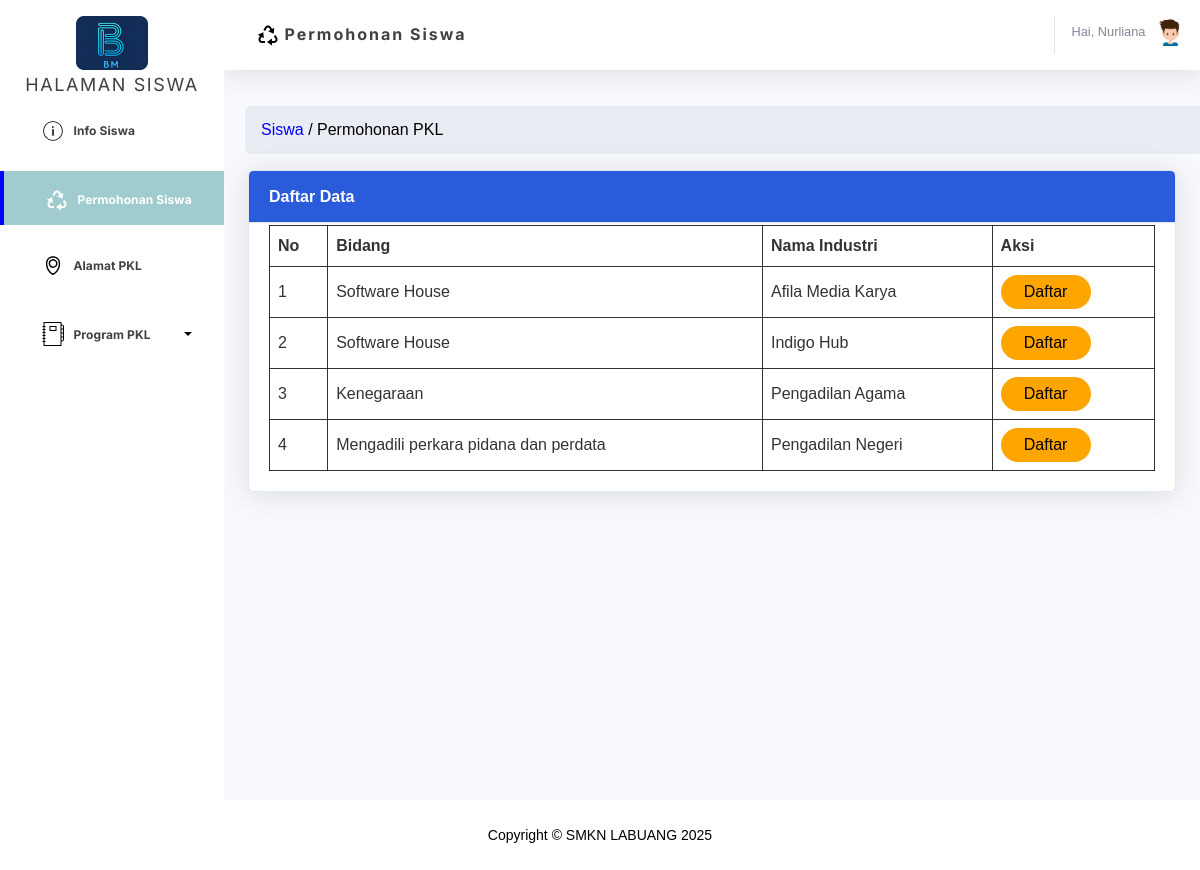
The page /halaman_siswa/permohonanpkl.php (signed in) on the database as committed earlier.
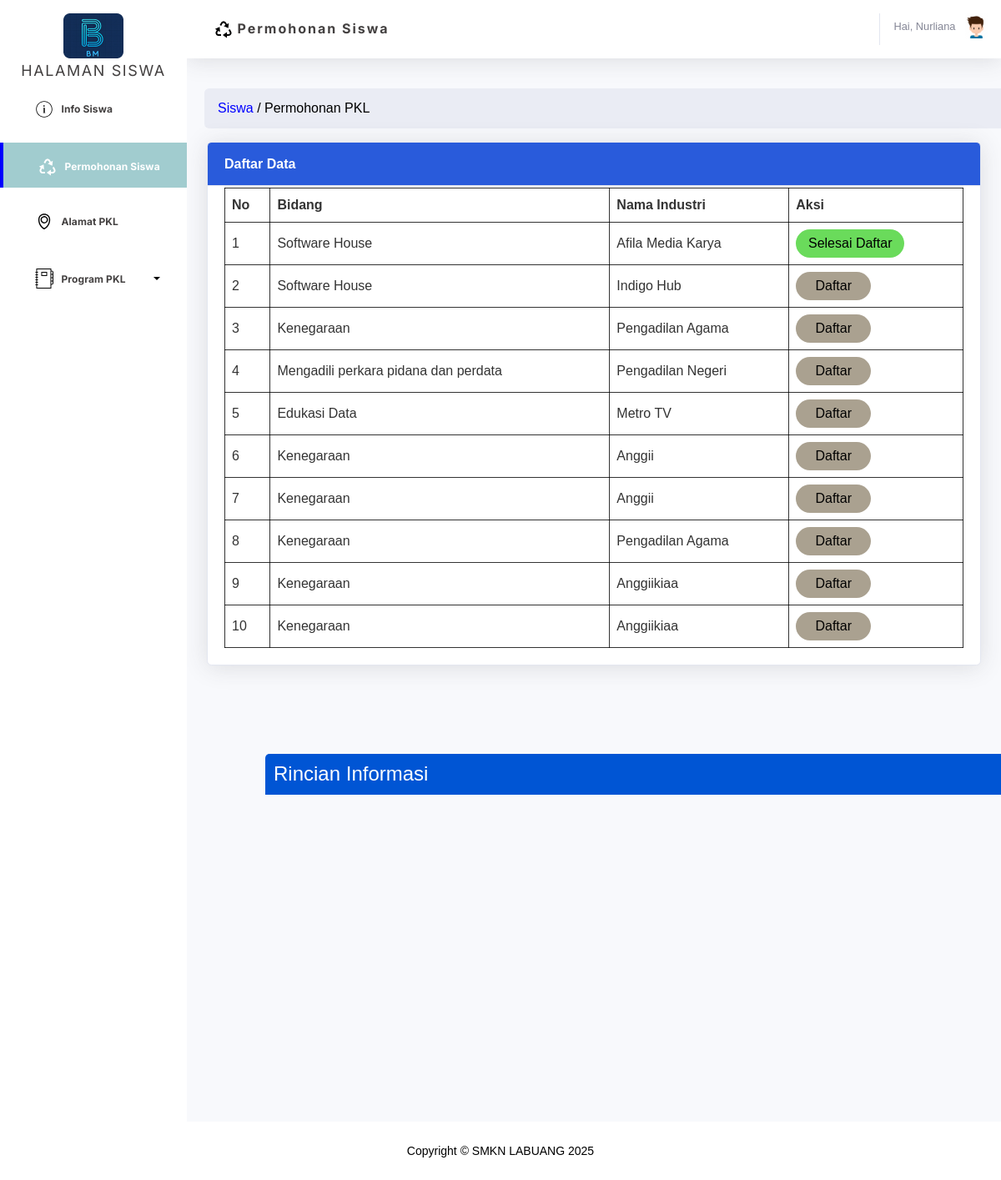
The same page on the database as committed later.
### tables this page shows
CREATE TABLE `tb_perusahaan` (
  `id_perusahaan` int NOT NULL,
  `kode_guru` varchar(5) NOT NULL,
  `pendiri` varchar(50) NOT NULL,
  `nama_perusahaan` varchar(50) NOT NULL,
  `bidang_industri` varchar(50) NOT NULL,
  `lokasi` varchar(100) NOT NULL,
  `jalan` varchar(100) NOT NULL,
  `tahun_didirikan` varchar(50) NOT NULL,
  `status` enum('menunggu','menerima','menolak') NOT NULL DEFAULT 'menunggu'
);

### halaman_siswa/permohonanpkl.php (the view, shortened to what the changed rows need)
<?php
include 'koneksi.php';
$id_siswaa = $_SESSION['Id_siswaa'];
$check_query = "SELECT * FROM permohonan_pkl WHERE id_siswaa = ?";
$stmt = $conn->prepare($check_query);
$stmt->bind_param("i", $id_siswaa);
$stmt->execute();
$check_result = $stmt->get_result();
$sudah_daftar = false;
$id_perusahaan_didaftarkan = null;
if ($check_result && $check_result->num_rows > 0) {
    $sudah_daftar = true;
    $daftar_info = $check_result->fetch_assoc();
    $id_perusahaan_didaftarkan = $daftar_info['id_perusahaan'];
}
$detail = null;
if ($id_perusahaan_didaftarkan !== null) {
    $query = "SELECT
                p.pendiri,
                p.nama_perusahaan AS perusahaan,
                p.bidang_industri,
                p.lokasi,
                p.jalan,
                p.tahun_didirikan AS tahun_berdiri,
                pp.status
              FROM
                permohonan_pkl pp
              JOIN
                tb_perusahaan p ON pp.id_perusahaan = p.id_perusahaan
              WHERE
                pp.id_perusahaan = ? AND pp.id_siswaa = ?";
    $stmt = $conn->prepare($query);
    $stmt->bind_param("ii", $id_perusahaan_didaftarkan, $id_siswaa);
    $stmt->execute();
    $result = $stmt->get_result();
    if ($result->num_rows > 0) {
        $detail = $result->fetch_assoc();
    }
}
?>
<!DOCTYPE html>
<html lang="en">
<head>
    <link href="vendor/fontawesome-free/css/all.min.css" rel="stylesheet" type="text/css">
    <link href="css/sb-admin-2.css" rel="stylesheet">
   <link rel="stylesheet" href="css/coba2.css?v3">
</head>
<body id="page-top">
    <div id="wrapper">
        <div id="content-wrapper" class="d-flex flex-column">
            <div id="content">
                <div class="container-fluid">
                    <div class="container">
                        <div class="card shadow mb-4">
                            <div class="card-body">
                                <div class="table-responsive">
                                    <section class="data-section">
                                        <table class="data-table unified-table" style="padding-bottom: -300px;">
                                            <tbody>
                                                <tr>
                                                    <td>
                                                    <table class="nested-table">
    <thead>
        <tr>
            <td><strong>No</strong></td>
            <td><strong>Bidang</strong></td>
            <td><strong>Nama Industri</strong></td>
            <td><strong>Aksi</strong></td>
        </tr>
    </thead>
    <tbody>
        <?php
         $query = "SELECT * FROM tb_perusahaan";
         $result = $conn->query($query);
        if ($result->num_rows > 0) {
            $no = 1;
            while ($row = $result->fetch_assoc()) {
                echo "<tr>";
                echo "<td>" . $no . "</td>";
                echo "<td>" . $row['bidang_industri'] . "</td>";
                echo "<td>" . $row['nama_perusahaan'] . "</td>";
                if ($sudah_daftar) {
                    if ($row['id_perusahaan'] == $id_perusahaan_didaftarkan) {
                        echo "<td>
                        <a href='#'>
                            <button class='daftar-btn-yes'>Selesai Daftar</button>
                        </a>
                      </td>";
                    } else {
                        echo "<td>
                        <a href='#'>
                            <button class='daftar-btn-no'>Daftar</button>
                        </a>
                      </td>";
                    }
                } else {
                    echo "<td>
                        <a href='inputpermoho.php?id_perusahaan=" . $row['id_perusahaan'] . "'>
                            <button class='daftar-btn'>Daftar</button>
                        </a>
                      </td>";
                }
                echo "</tr>";
                $no++;
            }
        } else {
            echo "<tr><td colspan='4'>Tidak ada perusahaan yang tersedia.</td></tr>";
        }
        ?>
    </tbody>
</table>
                                                        </div>
                                                    </div>
                                </div>
                            </div>
                        </div>
                    </div>
                                                        <td>
                                                        <?php if ($sudah_daftar && $detail): ?>
<div class="container1">
    <h2>Rincian Informasi
    </h2>
</div>
<?php endif; ?>
                                     </td>
                </div>
            </div>
<?php include 'footer.php' ?>

Rows that differ between the two databases and show on the page:
changed tb_perusahaan "Afila Media Karya": text "Daftar" → "Selesai Daftar"
added tb_perusahaan: bidang_industri "Edukasi Data", nama_perusahaan "Metro TV", shows "Daftar"
added tb_perusahaan: bidang_industri "Kenegaraan", nama_perusahaan "Anggii", shows "Daftar"
added tb_perusahaan: bidang_industri "Kenegaraan", nama_perusahaan "Anggii", shows "Daftar"
added tb_perusahaan: bidang_industri "Kenegaraan", nama_perusahaan "Pengadilan Agama", shows "Daftar"
added tb_perusahaan: bidang_industri "Kenegaraan", nama_perusahaan "Anggiikiaa", shows "Daftar"
added tb_perusahaan: bidang_industri "Kenegaraan", nama_perusahaan "Anggiikiaa", shows "Daftar"
Other text that changed with them:
text now shown: "Rincian Informasi"
